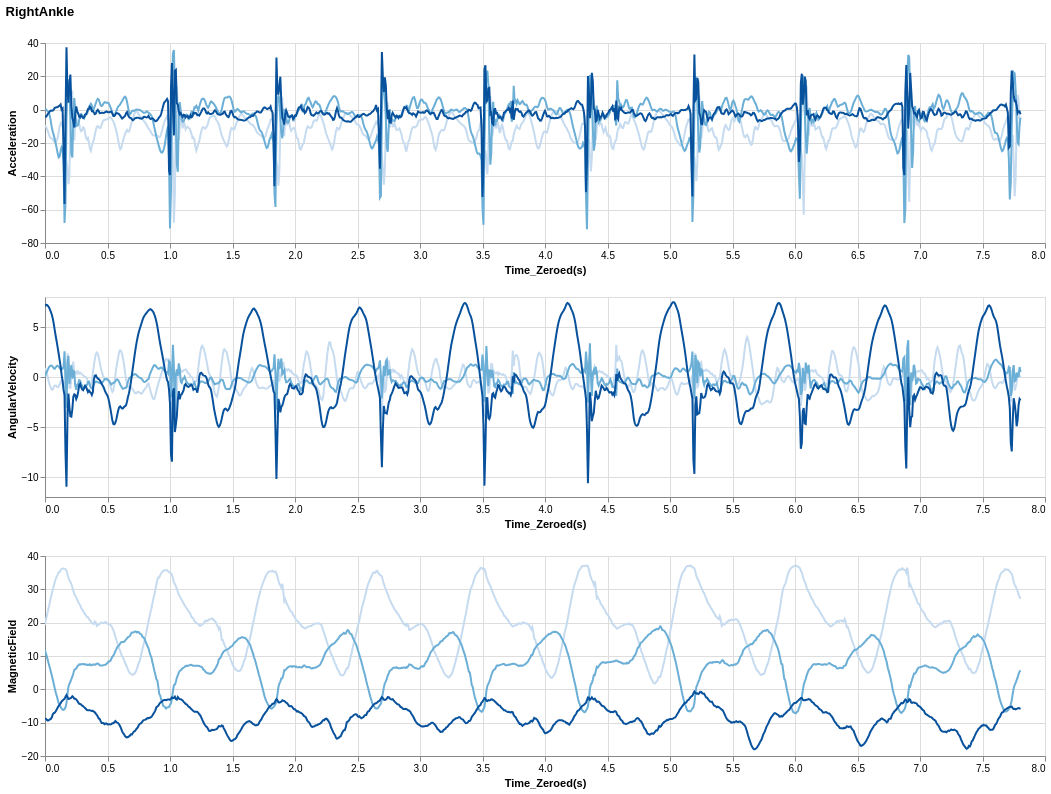

Notebook source saved alongside this figure:
### Code cell
# Define signal types and axes.
sensor = ['Acceleration', 'AngularVelocity', 'MagneticField']
dir = ['x','y','z']
plotStack = [0,0,0] # Preallocate plot for each signal

# Generate plots for each sensor type
for iSensor in range(len(sensor)): # loop through the signal types
    # create plots for x,y,z directions
    x_signal = alt.Chart(df_2_data_reduced).mark_line().encode(
        x = 'Time_Zeroed(s)',
        y = alt.Y(location + '_' + sensor[iSensor] + '_x', title = sensor[iSensor]),
        color = alt.value('#c6dbef')
    ).properties(
        width = 1000,
        height = 200
    )
    y_signal = alt.Chart(df_2_data_reduced).mark_line().encode(
        x = 'Time_Zeroed(s)',
        y = alt.Y(location + '_' + sensor[iSensor] + '_y', title = sensor[iSensor]),
        color = alt.value("#6baed6")
    )
    z_signal = alt.Chart(df_2_data_reduced).mark_line().encode(
        x = 'Time_Zeroed(s)',
        y = alt.Y(location + '_' + sensor[iSensor] + '_z', title = sensor[iSensor]),
        color = alt.value("#08519c")
    ).interactive()
    # Combine x,y,z plots
    plotStack[iSensor] = x_signal + y_signal + z_signal

alt.vconcat(plotStack[0], plotStack[1], plotStack[2]).properties(title = [location,""])

### Figure 1 — Vega-Lite specification as saved in the notebook (floating-point values rounded to 4 significant figures; data arrays with more than 128 entries replaced by an {"elided": "..."} marker saying what was removed)
{"config": {"view": {"continuousWidth": 300, "continuousHeight": 300}}, "vconcat": [{"layer": [{"mark": {"type": "line"}, "encoding": {"color": {"value": "#c6dbef"}, "x": {"field": "Time_Zeroed(s)", "type": "quantitative"}, "y": {"field": "RightAnkle_Acceleration_x", "title": "Acceleration", "type": "quantitative"}}}, {"mark": {"type": "line"}, "encoding": {"color": {"value": "#6baed6"}, "x": {"field": "Time_Zeroed(s)", "type": "quantitative"}, "y": {"field": "RightAnkle_Acceleration_y", "title": "Acceleration", "type": "quantitative"}}}, {"mark": {"type": "line"}, "encoding": {"color": {"value": "#08519c"}, "x": {"field": "Time_Zeroed(s)", "type": "quantitative"}, "y": {"field": "RightAnkle_Acceleration_z", "title": "Acceleration", "type": "quantitative"}}, "name": "view_7"}], "height": 200, "width": 1000}, {"layer": [{"mark": {"type": "line"}, "encoding": {"color": {"value": "#c6dbef"}, "x": {"field": "Time_Zeroed(s)", "type": "quantitative"}, "y": {"field": "RightAnkle_AngularVelocity_x", "title": "AngularVelocity", "type": "quantitative"}}}, {"mark": {"type": "line"}, "encoding": {"color": {"value": "#6baed6"}, "x": {"field": "Time_Zeroed(s)", "type": "quantitative"}, "y": {"field": "RightAnkle_AngularVelocity_y", "title": "AngularVelocity", "type": "quantitative"}}}, {"mark": {"type": "line"}, "encoding": {"color": {"value": "#08519c"}, "x": {"field": "Time_Zeroed(s)", "type": "quantitative"}, "y": {"field": "RightAnkle_AngularVelocity_z", "title": "AngularVelocity", "type": "quantitative"}}, "name": "view_8"}], "height": 200, "width": 1000}, {"layer": [{"mark": {"type": "line"}, "encoding": {"color": {"value": "#c6dbef"}, "x": {"field": "Time_Zeroed(s)", "type": "quantitative"}, "y": {"field": "RightAnkle_MagneticField_x", "title": "MagneticField", "type": "quantitative"}}}, {"mark": {"type": "line"}, "encoding": {"color": {"value": "#6baed6"}, "x": {"field": "Time_Zeroed(s)", "type": "quantitative"}, "y": {"field": "RightAnkle_MagneticField_y", "title": "MagneticField", "type": "quantitative"}}}, {"mark": {"type": "line"}, "encoding": {"color": {"value": "#08519c"}, "x": {"field": "Time_Zeroed(s)", "type": "quantitative"}, "y": {"field": "RightAnkle_MagneticField_z", "title": "MagneticField", "type": "quantitative"}}, "name": "view_9"}], "height": 200, "width": 1000}], "data": {"name": "data-327589835d5722801997825e4d261c8c"}, "params": [{"name": "param_7", "select": {"type": "interval", "encodings": ["x", "y"]}, "bind": "scales", "views": ["view_7"]}, {"name": "param_8", "select": {"type": "interval", "encodings": ["x", "y"]}, "bind": "scales", "views": ["view_8"]}, {"name": "param_9", "select": {"type": "interval", "encodings": ["x", "y"]}, "bind": "scales", "views": ["view_9"]}], "title": ["RightAnkle", ""], "$schema": "https://vega.github.io/schema/vega-lite/v5.20.1.json", "datasets": {"data-327589835d5722801997825e4d261c8c": {"elided": "1000 records"}}}
